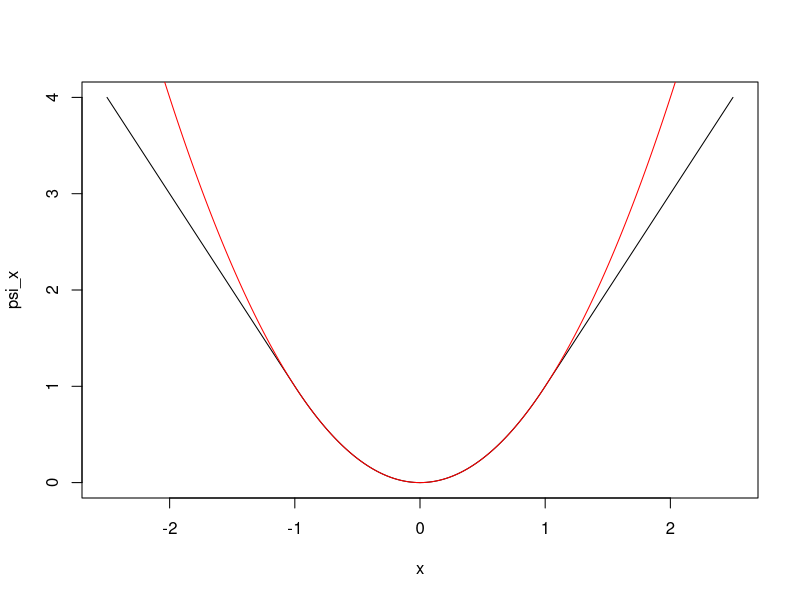

The R source for this figure: (Note: this script raises an error after producing the figure.)
# Agenda ====
# - Conditionals: switching between different calculations.
# - Iteration: Doing something over and over.
# - Vectorizing: Avoiding explicit iteration.

# Conditionals ====
# Have the computer decide what to do next.

# Example 1:

#       {  x, if x>=0
# |x| = {
#       { -x, if x<0

#          { x^2,        if |x|<=1
# psi(x) = {
#          { 2*|x| - 1,  if |x|>1


# Exercise, plot psi(x) for -2.5 <= x <= 2.5

# x <- seq(-2.5, 2.5, 0.01)
# psi <- numeric(length(x))
# psi[x < - 1] <- 2 * -(x[x < -1]) - 1
# psi[x >= - 1 & x <= 1] <- x[x >= - 1 & x <= 1]^2
# psi[x > 1] <- 2 * (x[x > 1]) - 1

x <- seq(-2.5, 2.5, 0.01)
psi_x <- numeric(length(x))
psi_x[x < -1] <- 2 * abs(x[x < -1]) - 1
psi_x[x >= -1 & x <= 1] <- (x[x >= -1 & x <= 1]) ^ 2
psi_x[x > 1] <- 2 * abs(x[x > 1]) - 1

plot(x, psi_x, type = "l")
lines(x, x^2, col = "red")

# Example 2:
# if the country code is not "US", multiply prices by current exchange rate.

# if( ) ====
# Simplest conditional:

# if (condition) {
#   do_something
# }


love <- FALSE
if (love) {
  print("Yes!! They love me!")
}


# Slightly less simple conditional:
# if (condition) {
#   do_something
# } else {
#   do_something_else
# }

# Compute absolute value:
x <- -5
if (x >= 0) {
  abs_x <- x
} else {
  abs_x <- -x
}
abs_x

# Try the above with a vector, say c(-5, 3, -2, 1, 0), does it work?


# The exception is that a numeric value of length 1 is recast as FALSE if 0, 
# TRUE if anything else.
if (1) { print("Got here") }
if (0) { print("Got here") }
if (0 == FALSE) { print("Got here") }
if (NA) { print("Got here") }
if (NaN) { print("Got here") } 
if (-Inf) { print("Got here") } 
(0.5 - 0.3) - (0.3 - 0.1)
if ((0.5 - 0.3) - (0.3 - 0.1)) { print("Got here") } 
if (!all.equal((0.5 - 0.3) - (0.3 - 0.1), 0)) { print("Got here") } 

# One-line actions don't need curly braces (you will see this when you read code, 
# not recommended):
if (x >= 0) x else -x

# Nested if( ) ====
# `if` can *nest* arbitrarily deeply:
x <- seq(-2.5, 2.5, 0.01)
if (x^2 < 1) {
  x^2
} else {
  if (x >= 0) {
    2 * x - 1
  } else {
    -2 * x - 1
  }
}



# Combining Booleans: && and || ====
# `&` and `|` work like `+` or `*`, combining terms element-wise while 
# `&&` and `||` give _one_ Boolean, lazily:

c(1, 2, 3) < 2.5
(0 == 0) & (c(1, 2, 3) < 1.5)
(0 == 0) && (c(1, 2, 3) < 1.5)

(0 > 0) & (print("5") != "5")
(0 > 0) && c(print("5") != "5", print("6") != "5")
(0 == 0) && c(print("5") != "5", print("6") != "5")

(0 == 0) | (print("5") != "5")
(0 > 0) || c((print("5") != "5"), (print("6") != "5"))
(0 == 0) || c((print("5") != "5"), (print("6") != "5"))
  
# This expression on the right is only evaluated if needed.


# switch( ) ====
# The `switch()` function tests an expression against elements of a `list`. Simplify nested `if` with `switch()`: give a variable to select on, then a value for each option:
EXPR <- 2
switch(EXPR,
       "red",
       "green",
       "blue"
       )
switch(EXPR + 1,
       "red",
       "green",
       "blue"
       )

EXPR <- "color"
switch(EXPR,
       color = "red",
       shape = "square",
       length = 5
       )
EXPR <- "length"
switch(EXPR,
       color = "red",
       shape = "square",
       length = 5
       )

library(datasets)
states <-
  data.frame(
    state.x77,
    abb = state.abb,
    region = state.region,
    division = state.division
    )
type.of.summary <- "median"
switch(
  type.of.summary,
  mean = mean(states$Murder),
  median = median(states$Murder),
  histogram = hist(states$Murder),
  "What?!")

type.of.summary <- "something"
switch(
  type.of.summary,
  mean = mean(states$Murder),
  median = median(states$Murder),
  histogram = hist(states$Murder),
  "What?!"
  )

# Iteration Three ways ====
# 
#   + ```for(){}```
#   + ```while(){}```
#   + ```repeat{}```: `repeat` has no Boolean exit condition. You must use break.
# 
# for( ) ====
# `for` iterates over a **counter** (here `i`) along a vector
# (here `1:length(table.of.logarithms)`) and **loops through**
# the **body** until it runs through the vector:

for (i in 1:7) {
  print(i)
}

vector_of_logarithms <- numeric(7)
vector_of_indices <- 1:7
for (i in vector_of_indices) {
  cat(paste0("i = ", i, "\n"))
  vector_of_logarithms[i] <- log(i)
}
vector_of_logarithms


for (c in c("love", "hate")) {
  print(c)
}


# ```for``` construct works on any vector. You can loop over 
# a vector of names (or file names), for instance.

smurf_names <- 
  c("Smurfette",
    "Papa Smurf",
    "Clumsy Smurf",
    "Brainy Smurf",
    "Grouchy Smurf",
    "Hefty Smurf"
    )

for (smurf_name in smurf_names) {
  
  if (rbinom(1, 1, 0.5)) {
    cat(paste0("I love you ", smurf_name, "!\n"))
  } else {
    cat(paste0("I love you not, ", smurf_name, "!\n"))
  }
  
}

# Or you can loop over a list (= non-atomic vector)
list_to_iterate_over <- list(1, "character", FALSE)
for (l in list_to_iterate_over) {
  print(typeof(l))
}


for (i in 1:7) {
  print(vector_of_logarithms[i])
}

for (i in vector_of_logarithms) {
  print(which(i == vector_of_logarithms))
  print(i)
}


# Nested Iteration Example ====
A <- matrix(1:10, nrow = 2, ncol = 5)
B <- matrix(11:25, nrow = 5, ncol = 3)
C <- matrix(0, nrow = nrow(A), ncol = ncol(B))
if (ncol(A) == nrow(B)) {
  for (i in 1:nrow(C)) {
    for (j in 1:ncol(C)) {
      for (k in 1:ncol(A)) {
        C[i,j] <- C[i,j] + A[i,k] * B[k,j]
      }
    }
  }
} else {
  stop("matrices a and b non-conformable")
}

# What does this do?
C
# Compare it to the standard operator:

A %*% B



# `next` statement skips the remainder of the current iteration 
# of the loop and proceed directly to the next one,
# `break` statement exists the loop.
x <- 1:6

# val <- 3
for (val in x) {
  
  if (val == 3){
    next
  }
  if (val == 6) {
    break
  }

  print(val)
  
}

# while( ): Conditional Iteration ====

# Take the square root of `x0` until it is close enough to 1:
x0 <- 7
x <- x0
{
  i <- 1
  cat(paste0("x = ", x, "\n"))
  while (x - 1 > 1e-06) {
    x <- sqrt(x)
    cat(paste0(x0, "^(1/", 2 ^ i,  ") = ", x, "\n"))
    i = i + 1
  }
}

# Condition in the argument to `while()` must be a single Boolean value
# (like `if()`). The body is looped over until the condition is `FALSE`.
# The loop never begins unless the condition starts `TRUE`.


# for( ) vs. while( ) ====
# `for()` is better when the number of times to repeat (values to iterate over) is
# clear in advance, while `while()` is better when you can recognize when to stop
# once you're there, even if you can't guess it to begin with. Every `for()` could
# be replaced with a `while()`.  

# repeat ====

repeat {}

# Sample from the normal distribution and stop when an observation is larger in 
# absolute value than 2.5:

# Sample from the normal distribution and stop when an observation is larger in 
# absolute value than 2.5:
repeat {
  s <- rnorm(1)
  cat(paste0(round(s, 3), "; "))
  if (abs(s) > 2.5) {
    break
  }
}

# Vectorization ====
  
# As we have seen, many very basic operations in R actually involve a whole
# set of operations that run in the background. This may potentially cause R code
# to be slow, compared to compiled (C, C++, Java) code. Many operations can be
# *vectorized*. That is, some of the operations skipped, memory allocated in a 
# more efficient fashion, and loops carried out in C or C++. This, at times, can
# significantly accelerate your code.

# For a nice introduction to vectorization in R, see:
# https://www.r-bloggers.com/vectorization-in-r-why/  
    

# Example 1:

N <- 10
a <- rnorm(N)
b <- rnorm(N)

# An awful way to compute the sum of the vectors `a` and `b`:
a_plus_b_ver1 <- a[1] + b[1]
for (i in 2:N) {
  a_plus_b_ver1[i] <- a[i] + b[i]
}
a_plus_b_ver1

# A slightly less awful way to compute the sum of two vectors:
a_plus_b_ver2 <- numeric(N)
for (i in 1:N) {
  a_plus_b_ver2[i] <- a[i] + b[i]
}
a_plus_b_ver2

# We "vectorized" the memory allocation.

# A good way to compute the sum of two vectors:
a_plus_b_ver3 <- a + b

# Let's measure the relative speed using the `microbenchmark` function:
N <- 100000
a <- rnorm(N)
b <- rnorm(N)

res <- 
  microbenchmark::microbenchmark(
    {
      a_plus_b_ver1 <- a[1] + b[1]
      for (i in 2:N) {
        a_plus_b_ver1[i] <- a[i] + b[i]
      }
    },
    {
      a_plus_b_ver2 <- numeric(N)
      for (i in 1:N) {
        a_plus_b_ver2[i] <- a[i] + b[i]
      }
    },
    {
      a_plus_b_ver3 <- a + b
    },
    unit = "ns" # for "nanoseconds"
  )
sum_res <- summary(res)
sum_res
sum_res$median[1] / sum_res$median[2]
sum_res$median[2] / sum_res$median[3]

# Using the triple `for()` loop we wrote earlier vs. `a %*% b` will be even worse...


# Vectorized Calculations ====
# Many functions are set up to vectorize automatically:
abs(-3:3)
log(1:7)

# We saw the `apply()` family in the previous lecture.

# Vectorized Conditions: ifelse() applies an `if` statement to each element of a vector: ====
# The `ifelse` function:
# 1st argument is a logical vector, then pick from the 2nd or 3rd arguments, 
# first for `TRUE` and then for `FALSE`.


N <- 10
x <- runif(N, -5, 5)
ifelse(x > 5, "X is greater than 5!", "x is smaller than 5  :(")


# using a high level loop:
x_seq <- seq(-2.5, 2.5, 0.01)
res <- numeric(length(x_seq))
i <- 1
for (x in x_seq) {
  if (x^2 < 1) {
    res[i] <- x^2
  } else {
    if (x >= 0) {
      res[i] <- 2 * x - 1
    } else {
      res[i] <- -2 * x - 1
    }
  }
  i <- i + 1
}

# "vectorized":
x <- x_seq
res2 <- 
ifelse(
  x^2 < 1,
  x^2,
  ifelse(
    x >= 0,
    2 * x - 1,
    -2 * x - 1
  )
)
  
# Speed:
N <- 10000
x <- runif(N, -5, 5)
res <- 
  microbenchmark::microbenchmark(
    {
      x_seq <- seq(-2.5, 2.5, 0.01)
      res <- numeric(length(x_seq))
      i <- 1
      for (x in x_seq) {
        if (x^2 < 1) {
          res[i] <- x^2
        } else {
          if (x >= 0) {
            res[i] <- 2 * x - 1
          } else {
            res[i] <- -2 * x - 1
          }
        }
        i <- i + 1
      }
      
    }, 
    {
      x <- x_seq
      res2 <- 
        ifelse(
          x^2 < 1,
          x^2,
          ifelse(
            x >= 0,
            2 * x - 1,
            -2 * x - 1
          )
        )
    }
  )
sum_res <- summary(res)
sum_res$median[1] / sum_res$median[2]

# It is important to notice that the performance may also depend on the 
# input values. What do you expect will happen if we repeat the same computation
# with x <- runif(N, another_lower_boundary, another_upper_boundary)?

# Summary ====
# - `if`, nested `if`, `switch`.
# - Iteration: `for`, `while`, `repeat`.
# - Avoiding iteration with whole-object ("vectorized") operations.